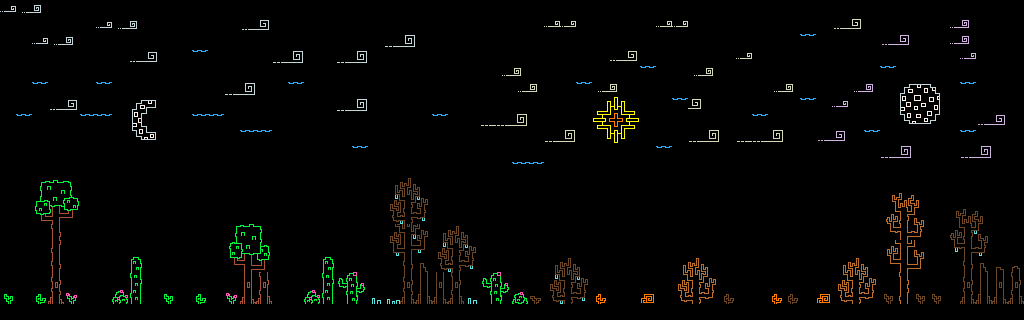

A level layout from a 2D game, rendered from its tile map. Below: a short description, then the map file with its tile-grid data intact:
An orthogonal 64x20 tile map with 16x16 px tiles, 1 tile layer (Tile Layer 1).

<map version="1.4" tiledversion="1.4.2" orientation="orthogonal" renderorder="right-down" width="64" height="20" tilewidth="16" tileheight="16" infinite="0" nextlayerid="2" nextobjectid="1">
 <tileset firstgid="1" source="map.tsx" />
 <layer id="1" name="Tile Layer 1" width="64" height="20">
  <data encoding="csv">
6,7,8,0,0,0,0,0,0,0,0,0,0,0,0,0,0,0,0,0,0,0,0,0,0,0,0,0,0,0,0,0,0,0,0,0,0,0,0,0,0,0,0,0,0,0,0,0,0,0,0,0,0,0,0,0,0,0,0,0,0,0,0,0,
0,0,0,0,0,0,6,7,8,0,0,0,0,0,0,9,10,0,0,0,0,0,0,0,0,0,0,0,0,0,0,0,0,0,166,166,0,0,0,0,0,166,166,0,0,0,0,0,0,0,0,0,169,170,0,0,0,0,0,327,328,0,0,0,
0,0,6,7,8,0,0,0,0,0,0,0,0,0,0,0,0,0,0,0,0,0,0,0,11,12,0,0,0,0,0,0,0,0,0,0,0,0,0,0,0,0,0,0,0,0,0,0,0,0,346,0,0,0,0,329,330,0,0,327,328,0,0,0,
0,0,0,0,0,0,0,0,9,10,0,0,346,0,0,0,0,11,12,0,0,11,12,0,0,0,0,0,0,0,0,0,0,0,0,0,0,0,169,170,0,0,0,0,0,0,166,0,0,0,0,0,0,0,0,0,0,0,0,0,326,0,0,0,
0,0,0,0,0,0,0,0,0,0,0,0,0,0,0,0,0,0,0,0,0,0,0,0,0,0,0,0,0,0,0,167,168,0,0,0,0,0,0,0,346,0,0,167,168,0,0,0,0,0,0,0,0,0,0,346,0,0,0,0,0,0,0,0,
0,0,346,0,0,0,346,0,0,0,0,0,0,0,11,12,0,0,346,0,0,0,0,0,0,0,0,0,0,0,0,0,167,168,0,0,346,167,168,0,0,0,0,0,0,0,0,0,167,168,0,0,0,327,328,0,342,343,344,0,346,0,0,0,
0,0,0,9,10,0,0,0,22,23,0,0,0,0,0,0,0,0,0,0,0,11,12,0,0,0,0,0,0,0,0,0,0,0,0,0,0,182,183,184,0,0,346,170,0,0,0,0,0,0,346,0,326,0,0,0,362,363,364,0,0,0,0,0,
0,346,0,0,0,346,346,0,42,43,0,0,346,346,0,0,0,0,0,0,0,0,0,0,0,0,0,346,0,0,171,171,172,0,0,0,0,202,203,204,0,0,0,0,0,0,0,346,0,0,0,0,0,0,0,0,382,383,384,0,0,329,330,0,
0,0,0,0,0,0,0,0,62,63,0,0,0,0,0,346,346,0,0,0,0,0,0,0,0,0,0,0,0,0,0,0,0,0,171,172,0,222,223,224,0,0,0,171,172,0,171,171,172,0,0,329,330,0,346,0,0,0,0,0,346,0,0,0,
0,0,0,0,0,0,0,0,0,0,0,0,0,0,0,0,0,0,0,0,0,0,346,0,0,0,0,0,0,0,0,0,0,0,0,0,0,0,0,0,0,346,0,0,0,0,0,0,0,0,0,0,0,0,0,331,332,0,0,0,331,332,0,0,
0,0,0,0,0,0,0,0,0,0,0,0,0,0,0,0,0,0,0,0,0,0,0,0,0,0,0,0,0,0,0,0,346,346,0,0,0,0,0,0,0,0,0,0,0,0,0,0,0,0,0,0,0,0,0,0,0,0,0,0,0,0,0,0,
0,0,73,74,75,0,0,0,0,0,0,0,0,0,0,0,0,0,0,0,0,0,0,0,333,334,335,0,0,0,0,0,0,0,0,0,0,0,0,0,0,0,0,0,0,0,0,0,0,0,0,0,0,0,0,0,0,0,0,0,0,0,0,0,
0,0,93,94,95,0,0,0,0,0,0,0,0,0,0,0,0,0,0,0,0,0,0,0,353,354,355,0,0,0,0,0,0,0,0,0,0,0,0,0,0,0,0,0,0,0,0,0,0,0,0,0,0,0,0,233,234,235,0,0,0,0,0,0,
0,0,113,114,115,0,0,0,0,0,0,0,0,0,0,0,0,0,0,0,0,0,0,0,373,374,375,0,0,0,0,0,0,0,0,0,0,0,0,0,0,0,0,0,0,0,0,0,0,0,0,0,0,0,0,253,254,255,0,393,394,395,0,0,
0,0,0,29,0,0,0,0,0,0,0,0,0,0,13,14,15,0,0,0,0,0,0,0,350,351,352,333,334,335,0,0,0,0,0,0,0,0,0,0,0,0,0,0,0,0,0,0,0,0,0,0,0,0,0,273,274,275,0,413,414,415,0,0,
0,0,0,49,0,0,0,0,0,0,0,0,0,0,33,34,35,0,0,0,0,0,0,0,370,371,372,353,354,355,0,0,0,0,0,0,0,0,0,0,0,0,0,0,0,0,0,0,0,0,0,0,0,0,0,187,188,189,0,433,434,435,0,0,
0,0,0,69,0,0,0,0,176,0,0,0,0,0,53,54,55,0,0,0,176,0,0,0,0,389,390,373,374,375,0,0,0,0,333,334,335,0,0,0,0,0,173,174,175,0,0,0,0,0,0,0,173,174,175,207,208,209,0,0,389,390,391,392,
0,0,0,89,0,0,0,0,196,0,0,0,0,0,0,91,92,0,0,0,196,217,218,0,0,409,410,411,412,0,217,218,0,0,353,354,355,0,0,0,0,0,193,194,195,0,0,0,0,0,0,0,193,194,195,227,228,0,0,0,409,410,411,412,
130,0,132,109,134,0,0,296,216,0,130,0,132,0,134,111,112,0,0,296,216,237,238,427,447,429,430,431,432,427,237,238,298,449,373,374,375,292,0,0,295,0,213,214,215,452,0,0,292,452,0,295,213,214,215,450,248,450,450,0,429,430,431,432,
0,0,0,0,0,0,0,0,0,0,0,0,0,0,0,0,0,0,0,0,0,0,0,0,0,0,0,0,0,0,0,0,0,0,0,0,0,0,0,0,0,0,0,0,0,0,0,0,0,0,0,0,0,0,0,0,0,0,0,0,0,0,0,0
</data>
 </layer>
</map>
